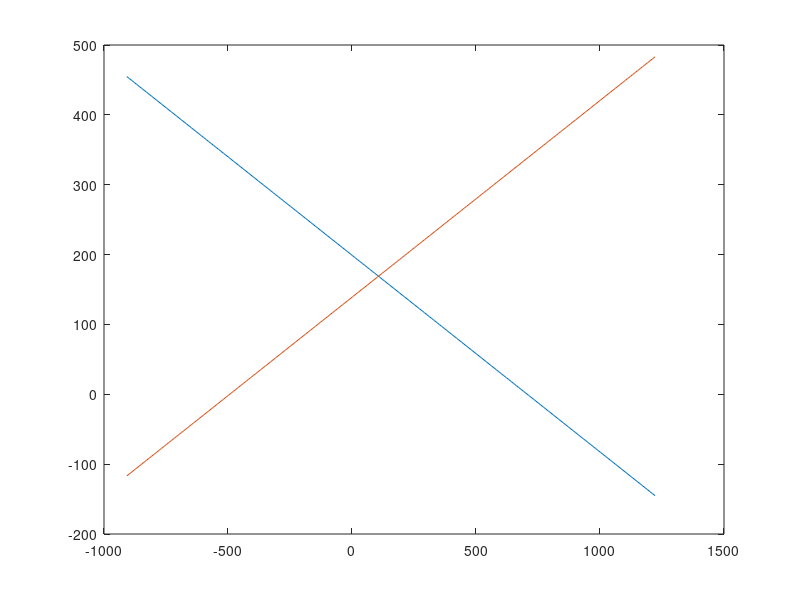

Reproduce this figure in MATLAB.
# all lengths are in mm, mm4, N, etc

BRIDGE_LEN = 1250;

weight_loc = [0, 100, 200];
weight_amt = [100, 100, 250];
inertia_mm = 0.418e6;
y_bar_mm = 41.4;

# calculate axle pos relative to LHS
ED_WHEEL = 52;
AX_TO_AX = 176;
CAR_TO_CAR = 164;
TRAIN_REL_POS = [ED_WHEEL AX_TO_AX CAR_TO_CAR AX_TO_AX CAR_TO_CAR AX_TO_AX];
TRAIN_LEN = sum(TRAIN_REL_POS);
TRAIN_REL_POS = cumsum(TRAIN_REL_POS);

BASE_N = 400;
FREIGHT_N = 100;
LOCO_MULT = 1.38;
LOCO_N = FREIGHT_N * LOCO_MULT;
FREIGHT_N = FREIGHT_N / 2;
LOCO_N = LOCO_N / 2;
TRAIN_WEIGHT = ones(1, 6) .* FREIGHT_N;
TRAIN_WEIGHT(5) = LOCO_N;
TRAIN_WEIGHT(6) = LOCO_N;
TRAIN_WEIGHT = -1 .* TRAIN_WEIGHT;

# calculate the reaction forces
SUPPORT_L = 25;
SUPPORT_R = 1225;

START_SIM = -TRAIN_LEN;
END_SIM = SUPPORT_R;
STEP_SIM = 10;
all_react_lhs = []
all_react_rhs = []
steps = START_SIM:STEP_SIM:END_SIM
for position = steps
  # find the reaction forces for each step
  train_pos = TRAIN_REL_POS + position;
  dist_to_lhs = train_pos - SUPPORT_L;
  moments_to_lhs = dist_to_lhs .* TRAIN_WEIGHT;
  dist_between_support = SUPPORT_R - SUPPORT_L;
  reaction_rhs = sum(moments_to_lhs) / dist_between_support * -1
  reaction_lhs = -sum(TRAIN_WEIGHT) - reaction_rhs
  all_react_lhs(end+1) = reaction_lhs
  all_react_rhs(end+1) = reaction_rhs
end

plot(steps, all_react_lhs)
hold on
plot(steps, all_react_rhs)
